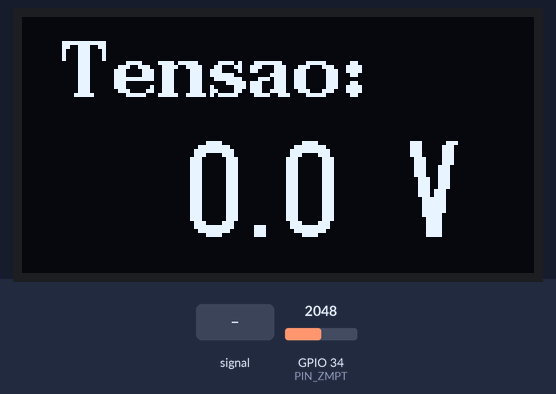
Bench run of a sketch on a simulated ESP32. Shown: 128×64 one-colour display. Inputs (shaded band) come from the test bench; at power-on: GPIO 34 (PIN_ZMPT) = 2048 (analog values on the 0–4095 scale). What the sketch prints to the serial monitor is not drawn.

Above: at 1.9 s.
2.0 s: GPIO 34 (PIN_ZMPT) fed a 200 Hz sine of ±327 counts around its level
At 3.6 s:
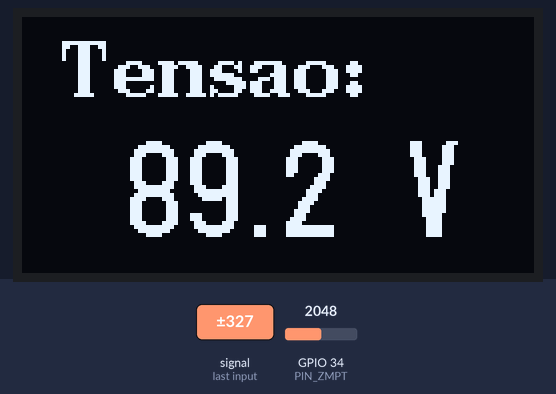
5.0 s: GPIO 34 (PIN_ZMPT) set to 2866
At 5.5 s:
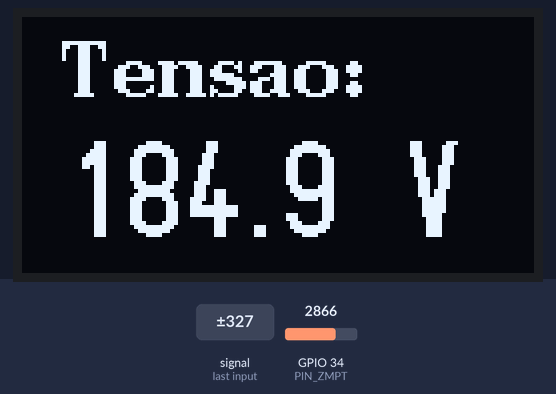
7.9 s: GPIO 34 (PIN_ZMPT) set to 3603
At 10.1 s:
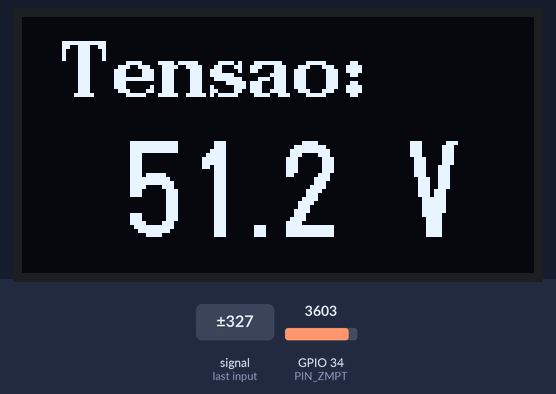
10.9 s: GPIO 34 (PIN_ZMPT) fed a 200 Hz sine of ±327 counts around its level
At 12.6 s:
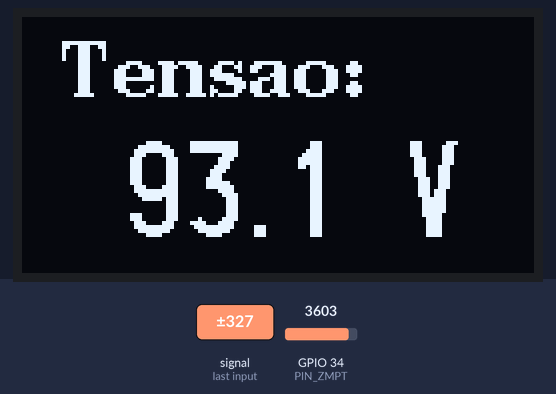
13.9 s: GPIO 34 (PIN_ZMPT) set to 4095
At 15.2 s:
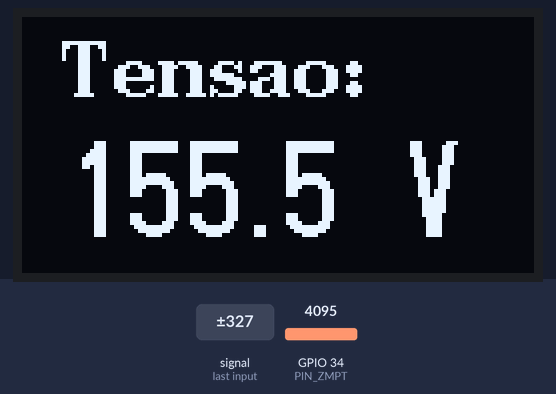
Timing chart, 0 to 16.9 s (numbered marks = the images above; inputs shaded):
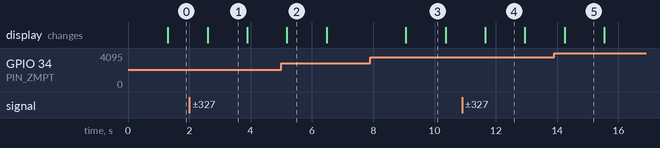

The sketch:

CODIGO_220v.ino
```cpp
#include <Arduino.h>
#include <U8g2lib.h>
#include <Wire.h>

// ======== OLED SH1106 ========
U8G2_SH1106_128X64_NONAME_F_HW_I2C u8g2(U8G2_R0, /* reset=*/ U8X8_PIN_NONE);

// ======== ZMPT101B ========
#define PIN_ZMPT 34        // Pino ADC
#define NUM_SAMPLES 1000   // Quantidade de amostras

float calibrationFactor = 0.085;  // Ajuste fino (calibrar depois)

// =============================

void setup() {
  Serial.begin(115200);

  // ADC configuração
  analogReadResolution(12);      // 0-4095
  analogSetAttenuation(ADC_11db); // Até ~3.6V

  // I2C custom (SDA 4 / SCL 16)
  Wire.begin(21, 22);

  u8g2.begin();
}

void loop() {

  float sum = 0;
  float voltage;
  int sample;
  float adcVoltage;

  const int numSamples = 2000;
  float offset = 0;

  // ===== Primeiro calcula o offset (média) =====
  for (int i = 0; i < numSamples; i++) {
    offset += analogRead(PIN_ZMPT);
    delayMicroseconds(200);
  }
  offset = offset / numSamples;

  // ===== Agora calcula RMS real =====
  for (int i = 0; i < numSamples; i++) {
    sample = analogRead(PIN_ZMPT);
    float centered = sample - offset;   // Remove offset DC
    sum += centered * centered;
    delayMicroseconds(200);
  }

  float mean = sum / numSamples;
  float rms = sqrt(mean);

  // Converte ADC para tensão
  adcVoltage = rms * (3.3 / 4095.0);

  // Ajuste de calibração (MUDE ESTE VALOR)
  float calibrationFactor = 500.0;

  voltage = adcVoltage * calibrationFactor;

  Serial.print("Tensao RMS: ");
  Serial.print(voltage);
  Serial.println(" V");

  // ===== OLED =====
  u8g2.clearBuffer();

  u8g2.setFont(u8g2_font_ncenB14_tr);
  u8g2.drawStr(10, 20, "Tensao:");

  u8g2.setFont(u8g2_font_logisoso24_tr);

  char buffer[10];
  dtostrf(voltage, 5, 1, buffer);

  u8g2.drawStr(10, 55, buffer);
  u8g2.drawStr(95, 55, "V");

  u8g2.sendBuffer();

  delay(20);
}
```

Measured:
- after the input at 2.0 s, the display: changes after 0.60 s (image 1)
- after the input at 5.0 s, the display: changes after 0.18 s (image 2)
- after the input at 7.9 s, the display: changes after 1.2 s (image 3)
- after the input at 10.9 s, the display: changes after 0.75 s (image 4)
- after the input at 13.9 s, the display: changes after 0.34 s (image 5)
- what the display in image 1 shows lasts 1.3 s, from 2.6 s to 3.9 s
